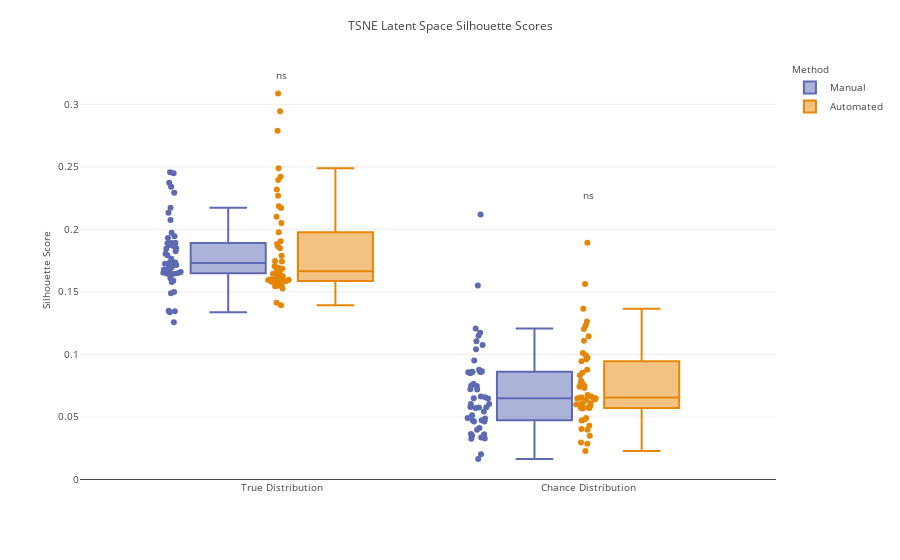

The code cell stored with this chart in its notebook:
### Code cell
silscor_dfmelted2S1 = silscor_dfmelted2[silscor_dfmelted2['Patient'] == 'S1']
fig = px.box(
    silscor_dfmelted2S1,
    y='Silhouette Score',
    x='Silhouette Level',
    color='Method',
    points='all',  # Shows stripplot-like points
    boxmode='group',
    color_discrete_sequence= px.colors.qualitative.Vivid, 
    color_discrete_map= colorsmap, 
    category_orders=orderforplot    
    )
#fig.update_traces(marker=dict(size=4,opacity=0.9), jitter=0.3, boxmean=True)

# Add significance annotations manually
levels = silscor_dfmelted2S1['Silhouette Level'].unique()

for i, level in enumerate(levels):
    sub_df = silscor_dfmelted2S1[silscor_dfmelted2S1['Silhouette Level'] == level]
    scores_manual = sub_df[sub_df['Method'] == 'Manual']['Silhouette Score'].to_numpy()
    scores_auto = sub_df[sub_df['Method'] == 'Automated']['Silhouette Score'].to_numpy()
    
    stat, p_val = wilcoxon(scores_manual, scores_auto)

    # Define label
    sig_label = 'ns'
    if p_val < 0.001:
        sig_label = '***'
    elif p_val < 0.01:
        sig_label = '**'
    elif p_val < 0.05:
        sig_label = '*'

    # Compute annotation Y position
    y_max = sub_df['Silhouette Score'].max()
    fig.add_trace(go.Scatter(
        x=[level],
        y=[y_max + 0.01],
        mode='text',
        text=[sig_label],
        textposition='top center',
        showlegend=False
    ))


mm_to_px = 3.78
fig.update_layout(
    title=dict(text="TSNE Latent Space Silhouette Scores", font=dict(size=12)),
    boxmode="group",
    yaxis_title=dict(text="Silhouette Score", font=dict(size=10)),
    xaxis_title="",
    legend_title=dict(text="Method", font=dict(size=10)),
    font=dict(size=10)
)
# plt.savefig(r"Figures\Figure 3\manualvsautomated_TSNEsilhouetteS26.svg", format='svg')
fig.write_image(r"Figures\Figure 3\manualvsautomated_TSNEsilhouetteS26PhonChancePlotly.svg ", format='svg', scale=3)
fig.show()

### Figure 1 — Plotly figure (JSON) as saved in the notebook; plotly's stock layout.template omitted (floating-point values rounded to 4 significant figures)
{"data": [{"alignmentgroup": "True", "boxpoints": "all", "hovertemplate": "Method=Manual<br>Silhouette Level=%{x}<br>Silhouette Score=%{y}<extra></extra>", "legendgroup": "Manual", "marker": {"color": "rgb(93, 105, 177)"}, "name": "Manual", "notched": false, "offsetgroup": "Manual", "orientation": "v", "showlegend": true, "type": "box", "x": ["Chance Distribution", "Chance Distribution", "Chance Distribution", "Chance Distribution", "Chance Distribution", "Chance Distribution", "Chance Distribution", "Chance Distribution", "Chance Distribution", "Chance Distribution", "Chance Distribution", "Chance Distribution", "Chance Distribution", "Chance Distribution", "Chance Distribution", "Chance Distribution", "Chance Distribution", "Chance Distribution", "Chance Distribution", "Chance Distribution", "Chance Distribution", "Chance Distribution", "Chance Distribution", "Chance Distribution", "Chance Distribution", "Chance Distribution", "Chance Distribution", "Chance Distribution", "Chance Distribution", "Chance Distribution", "Chance Distribution", "Chance Distribution", "Chance Distribution", "Chance Distribution", "Chance Distribution", "Chance Distribution", "Chance Distribution", "Chance Distribution", "Chance Distribution", "Chance Distribution", "Chance Distribution", "Chance Distribution", "Chance Distribution", "Chance Distribution", "Chance Distribution", "Chance Distribution", "Chance Distribution", "Chance Distribution", "Chance Distribution", "Chance Distribution", "True Distribution", "True Distribution", "True Distribution", "True Distribution", "True Distribution", "True Distribution", "True Distribution", "True Distribution", "True Distribution", "True Distribution", "True Distribution", "True Distribution", "True Distribution", "True Distribution", "True Distribution", "True Distribution", "True Distribution", "True Distribution", "True Distribution", "True Distribution", "True Distribution", "True Distribution", "True Distribution", "True Distribution", "True Distribution", "True Distribution", "True Distribution", "True Distribution", "True Distribution", "True Distribution", "True Distribution", "True Distribution", "True Distribution", "True Distribution", "True Distribution", "True Distribution", "True Distribution", "True Distribution", "True Distribution", "True Distribution", "True Distribution", "True Distribution", "True Distribution", "True Distribution", "True Distribution", "True Distribution", "True Distribution", "True Distribution", "True Distribution", "True Distribution"], "x0": " ", "xaxis": "x", "y": [0.08616, 0.07496, 0.1075, 0.05757, 0.06578, 0.03633, 0.03625, 0.08597, 0.01637, 0.02025, 0.06633, 0.1105, 0.03979, 0.07662, 0.06479, 0.07195, 0.04115, 0.08588, 0.1173, 0.0877, 0.085, 0.058, 0.1551, 0.04868, 0.04637, 0.08577, 0.05427, 0.06045, 0.09509, 0.08663, 0.104, 0.03358, 0.03253, 0.08613, 0.1208, 0.05144, 0.03282, 0.07214, 0.0491, 0.05781, 0.06494, 0.0603, 0.1149, 0.04726, 0.0571, 0.04641, 0.07481, 0.212, 0.03518, 0.04741, 0.1974, 0.1646, 0.1792, 0.1659, 0.1734, 0.1488, 0.1891, 0.2373, 0.1891, 0.1718, 0.1726, 0.1698, 0.2457, 0.1732, 0.1578, 0.135, 0.1646, 0.1694, 0.1892, 0.2341, 0.1888, 0.1715, 0.2075, 0.1258, 0.2133, 0.1766, 0.1805, 0.2448, 0.1648, 0.1659, 0.1609, 0.1653, 0.1848, 0.1499, 0.1865, 0.1844, 0.1731, 0.1944, 0.1344, 0.193, 0.1645, 0.1337, 0.1825, 0.1677, 0.1663, 0.1589, 0.1723, 0.1874, 0.2292, 0.2173], "y0": " ", "yaxis": "y"}, {"alignmentgroup": "True", "boxpoints": "all", "hovertemplate": "Method=Automated<br>Silhouette Level=%{x}<br>Silhouette Score=%{y}<extra></extra>", "legendgroup": "Automated", "marker": {"color": "rgb(229, 134, 6)"}, "name": "Automated", "notched": false, "offsetgroup": "Automated", "orientation": "v", "showlegend": true, "type": "box", "x": ["Chance Distribution", "Chance Distribution", "Chance Distribution", "Chance Distribution", "Chance Distribution", "Chance Distribution", "Chance Distribution", "Chance Distribution", "Chance Distribution", "Chance Distribution", "Chance Distribution", "Chance Distribution", "Chance Distribution", "Chance Distribution", "Chance Distribution", "Chance Distribution", "Chance Distribution", "Chance Distribution", "Chance Distribution", "Chance Distribution", "Chance Distribution", "Chance Distribution", "Chance Distribution", "Chance Distribution", "Chance Distribution", "Chance Distribution", "Chance Distribution", "Chance Distribution", "Chance Distribution", "Chance Distribution", "Chance Distribution", "Chance Distribution", "Chance Distribution", "Chance Distribution", "Chance Distribution", "Chance Distribution", "Chance Distribution", "Chance Distribution", "Chance Distribution", "Chance Distribution", "Chance Distribution", "Chance Distribution", "Chance Distribution", "Chance Distribution", "Chance Distribution", "Chance Distribution", "Chance Distribution", "Chance Distribution", "Chance Distribution", "Chance Distribution", "True Distribution", "True Distribution", "True Distribution", "True Distribution", "True Distribution", "True Distribution", "True Distribution", "True Distribution", "True Distribution", "True Distribution", "True Distribution", "True Distribution", "True Distribution", "True Distribution", "True Distribution", "True Distribution", "True Distribution", "True Distribution", "True Distribution", "True Distribution", "True Distribution", "True Distribution", "True Distribution", "True Distribution", "True Distribution", "True Distribution", "True Distribution", "True Distribution", "True Distribution", "True Distribution", "True Distribution", "True Distribution", "True Distribution", "True Distribution", "True Distribution", "True Distribution", "True Distribution", "True Distribution", "True Distribution", "True Distribution", "True Distribution", "True Distribution", "True Distribution", "True Distribution", "True Distribution", "True Distribution", "True Distribution", "True Distribution", "True Distribution", "True Distribution"], "x0": " ", "xaxis": "x", "y": [0.09606, 0.1365, 0.06496, 0.1893, 0.06396, 0.1563, 0.09458, 0.03498, 0.07684, 0.06633, 0.1203, 0.05763, 0.05918, 0.09929, 0.04786, 0.07416, 0.04026, 0.07321, 0.07612, 0.05705, 0.06001, 0.07899, 0.06088, 0.06093, 0.1233, 0.06465, 0.0295, 0.1145, 0.1263, 0.03975, 0.04907, 0.05998, 0.08772, 0.0286, 0.05668, 0.04722, 0.04303, 0.111, 0.06551, 0.02271, 0.06544, 0.05716, 0.06526, 0.1011, 0.08325, 0.06351, 0.08529, 0.07474, 0.0974, 0.06752, 0.1645, 0.2788, 0.227, 0.1693, 0.1568, 0.1673, 0.1394, 0.2051, 0.1656, 0.2319, 0.155, 0.1569, 0.2172, 0.1586, 0.2488, 0.1863, 0.1574, 0.1581, 0.16, 0.179, 0.1685, 0.1884, 0.1747, 0.1977, 0.1626, 0.1743, 0.1602, 0.2395, 0.1599, 0.3086, 0.1905, 0.1609, 0.1707, 0.164, 0.1569, 0.2184, 0.1528, 0.1639, 0.2421, 0.2944, 0.1598, 0.1583, 0.1595, 0.1597, 0.1698, 0.1544, 0.21, 0.1413, 0.1584, 0.1848], "y0": " ", "yaxis": "y"}, {"mode": "text", "showlegend": false, "text": ["ns"], "textposition": "top center", "type": "scatter", "x": ["Chance Distribution"], "y": [0.222]}, {"mode": "text", "showlegend": false, "text": ["ns"], "textposition": "top center", "type": "scatter", "x": ["True Distribution"], "y": [0.3186]}], "layout": {"boxmode": "group", "font": {"size": 10}, "legend": {"title": {"font": {"size": 10}, "text": "Method"}, "tracegroupgap": 0}, "margin": {"t": 60}, "title": {"font": {"size": 12}, "text": "TSNE Latent Space Silhouette Scores"}, "xaxis": {"anchor": "y", "categoryarray": ["True Distribution", "Chance Distribution"], "categoryorder": "array", "domain": [0, 1], "title": {"text": ""}}, "yaxis": {"anchor": "x", "domain": [0, 1], "title": {"font": {"size": 10}, "text": "Silhouette Score"}}}}
